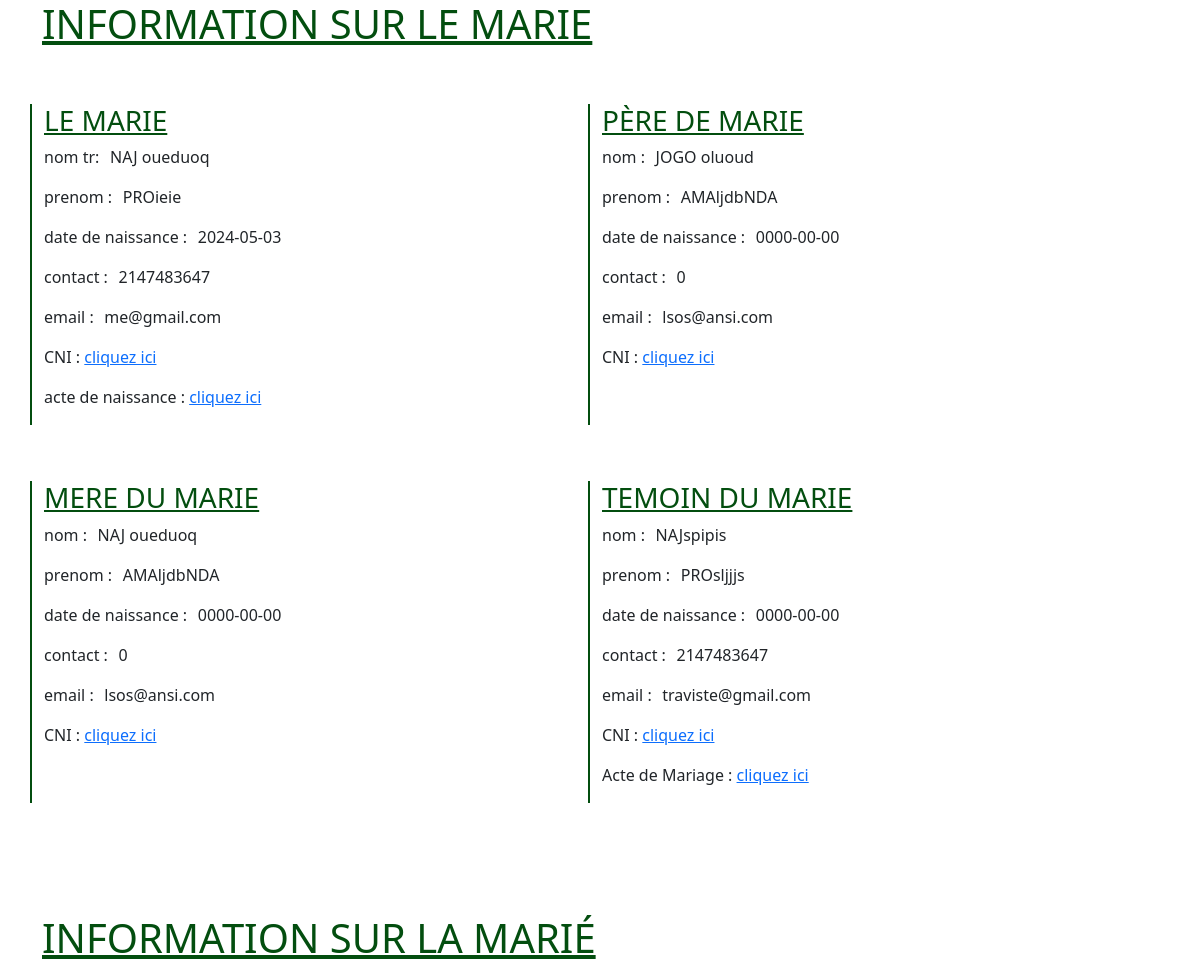
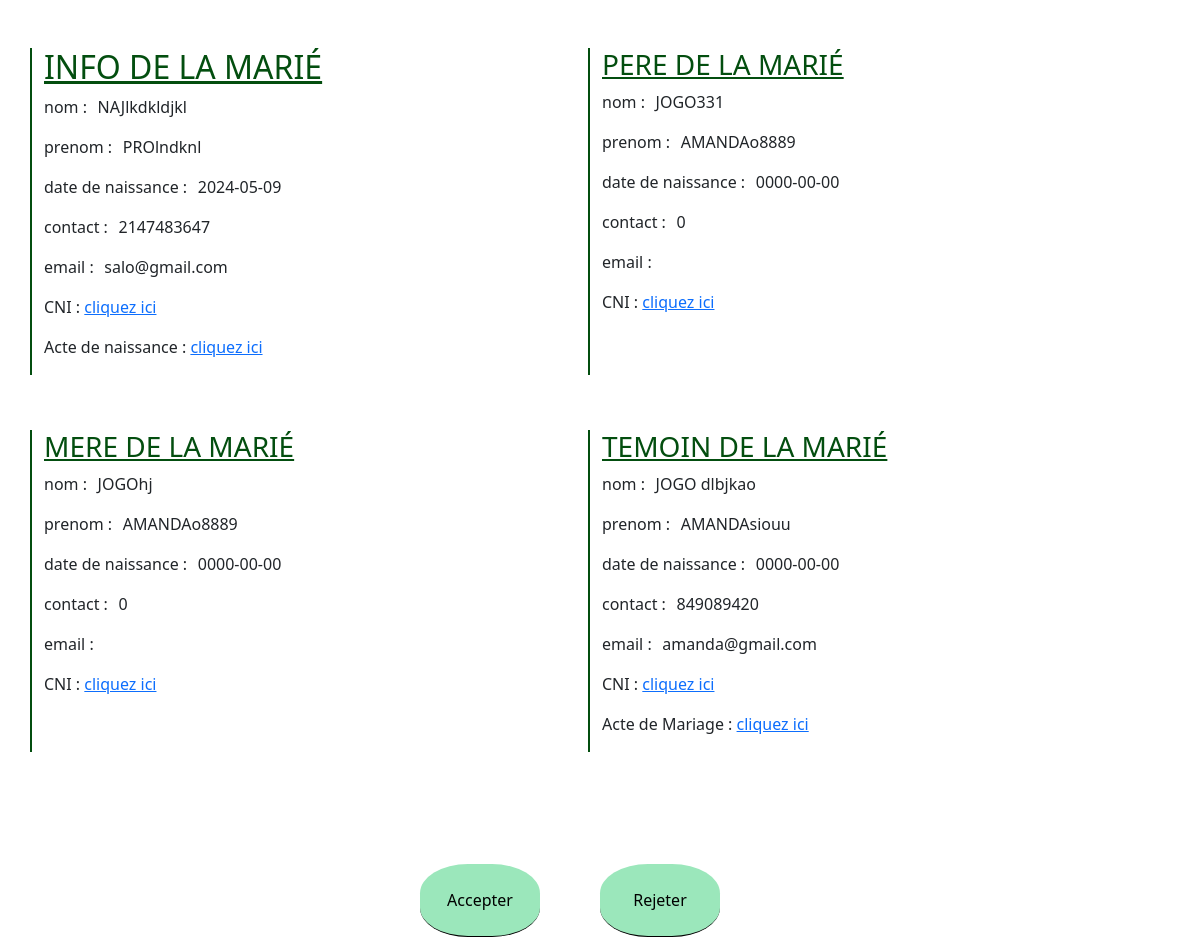
Page /Controleur/infoDuMariage.php?id=1 on the committed database (2 pictures, top to bottom).
### tables this page shows
CREATE TABLE `personne` (
  `identifiant` int(11) NOT NULL,
  `nom` varchar(160) NOT NULL,
  `prenom` varchar(100) NOT NULL,
  `date_naissance` date DEFAULT NULL,
  `contact` int(11) DEFAULT NULL,
  `email` varchar(200) NOT NULL,
  `sexe` varchar(1) NOT NULL,
  `nature` enum('mari','mariee','temoins','parent') NOT NULL
);

### lib/autoload.init.php (called while the page is built, shortened)
<?php
    function autoload($className){
        if(file_exists($file = dirname(__FILE__). '/../Model/'. $className. '.class.php')){
            require $file;
        }
    }

### Model/ManagerMariage.class.php (called while the page is built, shortened)
<?php
class ManagerMariage{
    private PDO $db;
    public function __construct(PDO $db)
    {
        $this->db = $db;
    }
    public function getPersonne($id){
        $requete = "SELECT * FROM personne WHERE identifiant = :id";
        $result = $this->db->prepare($requete);
        $result->bindValue(':id', $id, PDO::PARAM_INT);
        $result->execute();
        $donne = $result->fetch();
        $perso = null;
        if($donne){
            $perso = new Personne($donne);
        }
        return $perso;
    }
    public function getActeMariage($id){
        $requete = "SELECT * FROM acte_mariage WHERE identifiant = :id";
        $result = $this->db->prepare($requete);
        $result->bindValue(':id', $id, PDO::PARAM_INT);
        $result->execute();
        $donne = $result->fetch(PDO::FETCH_ASSOC);
        $acte = null;
        if($donne){
            $acte = new ActeMariage($donne);
        }
        return $acte;
    }
    public function searchDocument($idPersonne){
        $requete = "SELECT * FROM documents_perso WHERE doc_perso = :id";
        $result = $this->db->prepare($requete);
        $result->bindValue(':id', $idPersonne, PDO::PARAM_INT);
        $result->execute();
        return new Documents($result->fetch());
    }
}

### Vue/admin/infoDuMariage.php (the view, shortened to what this page needs)
<!DOCTYPE html>
<html lang="en">
<head>
    <link href="https://cdn.jsdelivr.net/npm/bootstrap@5.3.3/dist/css/bootstrap.min.css" rel="stylesheet">
    <link rel="stylesheet" href="../Public/css/infoDuMariage.css">
</head>
<body>
    <div class="container">
        <h1>INFORMATION SUR LE MARIE</h1>
        <div class="row row-cols-sm-1 row-cols-md-2 row-cols-lg-2 row-cols-xl-2">
            <div class="cols">
                <h3>LE MARIE</h3>
                <div class="a">
                    <p>nom tr: </p>
                    <p><?php echo $conjoin->nom ; ?></p>
                </div>
                <div class="a">
                    <p>prenom :</p>
                    <p><?php echo $conjoin->prenom ; ?></p>
                </div>
                <div class="a">
                    <p>date de naissance :</p>
                    <p><?php echo $conjoin->date_naissance ; ?></p>
                </div>
                <div class="a">
                    <p>contact :</p>
                    <p><?php echo $conjoin->contact ; ?></p>
                </div>
                <div class="a">
                    <p>email :</p>
                    <p><?php echo $conjoin->email ; ?></p>
                </div>
                <div class="a">
                    <p>CNI :
                        <a href="../pdf/<?php echo $docsConjoin->cni ; ?>">cliquez ici</a>
                    </p>
                </div>
                <div class="a">
                    <p>acte de naissance :
                        <a href="../pdf/<?php echo $docsConjoin->acteNaissance ; ?>">cliquez ici</a>
                    </p>
                </div>
            </div>
            <div class="cols">
                <h3>PÈRE DE MARIE</h3>
                <div class="a">
                    <p>nom :</p>
                    <p><?php echo $pere_conjoin->nom ; ?></p>
                </div>
                <div class="a">
                    <p>prenom :</p>
                    <p><?php echo $pere_conjoin->prenom ; ?></p>
                </div>
                <div class="a">
                    <p>date de naissance :</p>
                    <p><?php echo $pere_conjoin->date_naissance ; ?></p>
                </div>
                <div class="a">
                    <p>contact :</p>
                    <p><?php echo $pere_conjoin->contact ; ?></p>
                </div>
                <div class="a">
                    <p>email :</p>
                    <p><?php echo $pere_conjoin->email ; ?></p>
                </div>
                <div class="a">
                    <p>CNI :
                        <a href="../pdf/<?php echo $docsPere_conjoin->cni ; ?>">cliquez ici</a>
                    </p>
                </div>
            </div>
            <div class="cols">
                <h3>MERE DU MARIE</h3>
                <div class="a">
                    <p>nom :</p>
                    <p><?php echo $mere_conjoin->nom ; ?></p>
                </div>
                <div class="a">
                    <p>prenom :</p>
                    <p><?php echo $pere_conjoin->prenom ; ?></p>
                </div>
                <div class="a">
                    <p>date de naissance :</p>
                    <p><?php echo $pere_conjoin->date_naissance ; ?></p>
                </div>
                <div class="a">
                    <p>contact :</p>
                    <p><?php echo $pere_conjoin->contact ; ?></p>
                </div>
                <div class="a">
                    <p>email :</p>
                    <p><?php echo $pere_conjoin->email ; ?></p>
                </div>
                <div class="a">
                    <p>CNI :
                        <a href="../pdf/<?php echo $docsMere_conjoin->cni ; ?>">cliquez ici</a>
                    </p>
                </div>
            </div>
            <div class="cols">
                <h3>TEMOIN DU MARIE</h3>
                <div class="a">
                    <p>nom :</p>
                    <p><?php echo $temoin_conjoin->nom ; ?></p>
                </div>
                <div class="a">
                    <p>prenom :</p>
                    <p><?php echo $temoin_conjoin->prenom ; ?></p>
                </div>
                <div class="a">
                    <p>date de naissance :</p>
                    <p><?php echo $temoin_conjoin->date_naissance ; ?></p>
                </div>
                <div class="a">
                    <p>contact :</p>
                    <p><?php echo $temoin_conjoin->contact ; ?></p>
                </div>
                <div class="a">
                    <p>email :</p>
                    <p><?php echo $temoin_conjoin->email ; ?></p>
                </div>
                <div class="a">
                    <p>CNI :
                        <a href="../pdf/<?php echo $docsTemoin_conjoin->cni ; ?>">cliquez ici</a>
                    </p>
                </div>
                <div class="a">
                    <p>Acte de Mariage :
                        <a href="../pdf/<?php echo $docsTemoin_conjoin->acteMariage ; ?>">cliquez ici</a>
                    </p>
                </div>
            </div>
        </div>
        <h1>INFORMATION SUR LA MARIÉ</h1>
        <div class="row row-cols-sm-1 row-cols-md-2 row-cols-lg-2 row-cols-xl-2">
            <div class="cols">
            <h2>INFO DE LA MARIÉ</h2>
            <div class="a">
                    <p>nom : </p>
                    <p><?php echo $conjointe->nom ; ?></p>
                </div>
                <div class="a">
                    <p>prenom :</p>
                    <p><?php echo $conjointe->prenom ; ?></p>
                </div>
                <div class="a">
                    <p>date de naissance :</p>
                    <p><?php echo $conjointe->date_naissance ; ?></p>
                </div>
                <div class="a">
                    <p>contact :</p>
                    <p><?php echo $conjointe->contact ; ?></p>
                </div>
                <div class="a">
                    <p>email :</p>
                    <p><?php echo $conjointe->email ; ?></p>
                </div>
                <div class="a">
                    <p>CNI :
                        <a href="../pdf/<?php echo $docsConjointe->cni ; ?>">cliquez ici</a>
                    </p>
                </div>
                <div class="a">
                    <p>Acte de naissance :
                        <a href="../pdf/<?php echo $docsConjointe->acteNaissance ; ?>">cliquez ici</a>
                    </p>
                </div>
            </div>
            <div class="cols">
            <h3>PERE DE LA MARIÉ</h3>
            <div class="a">
                    <p>nom :</p>
                    <p><?php echo $pere_conjointe->nom ; ?></p>
                </div>
                <div class="a">
                    <p>prenom :</p>
                    <p><?php echo $pere_conjointe->prenom ; ?></p>
                </div>
                <div class="a">
                    <p>date de naissance :</p>
                    <p><?php echo $pere_conjointe->date_naissance ; ?></p>
                </div>
                <div class="a">
                    <p>contact :</p>
                    <p><?php echo $pere_conjointe->contact ; ?></p>
                </div>
                <div class="a">
                    <p>email :</p>
                </div>
                <div class="a">
                    <p>CNI :
                        <a href="../pdf/<?php echo $docsPere_conjointe->cni ; ?>">cliquez ici</a>
                    </p>
                </div>
            </div>
            <div class="cols">
                <h3>MERE DE LA MARIÉ</h3>
                <div class="a">
                    <p>nom :</p>
                    <p><?php echo $mere_conjointe->nom ; ?></p>
                </div>
                <div class="a">
                    <p>prenom :</p>
                    <p><?php echo $pere_conjointe->prenom ; ?></p>
                </div>
                <div class="a">
                    <p>date de naissance :</p>
                    <p><?php echo $pere_conjointe->date_naissance ; ?></p>
                </div>
                <div class="a">
                    <p>contact :</p>
                    <p><?php echo $pere_conjointe->contact ; ?></p>
                </div>
                <div class="a">
                    <p>email :</p>
                </div>
                <div class="a">
                    <p>CNI :
                        <a href="../pdf/<?php echo $docsMere_conjoin->cni ; ?>">cliquez ici</a>
                    </p>
                </div>
            </div>
            <div class="cols">
                <h3>TEMOIN DE LA MARIÉ</h3>
                <div class="a">
                    <p>nom :</p>
                    <p><?php echo $temoin_conjointe->nom ; ?></p>
                </div>
                <div class="a">
                    <p>prenom :</p>
                    <p><?php echo $temoin_conjointe->prenom ; ?></p>
                </div>
                <div class="a">
                    <p>date de naissance :</p>
                    <p><?php echo $temoin_conjointe->date_naissance ; ?></p>
                </div>
                <div class="a">
                    <p>contact :</p>
                    <p><?php echo $temoin_conjointe->contact ; ?></p>
                </div>
                <div class="a">
                    <p>email :</p>
                    <p><?php echo $temoin_conjointe->email ; ?></p>
                </div>
                <div class="a">
                    <p>CNI :
                        <a href="../pdf/<?php echo $docsTemoin_conjoin->cni ; ?>">cliquez ici</a>
                    </p>
                </div>
                <div class="a">
                    <p>Acte de Mariage :
                        <a href="../pdf/<?php echo $docsTemoin_conjoin->acteMariage ; ?>">cliquez ici</a>
                    </p>
                </div>
            </div>
        </div>
    </div>
    <form action="RefusDeLaDemande.php" method="post">
        <input type="submit" value="Accepter" name="accepter">
        <input type="submit" value="Rejeter" name="rejeter">
    </form>
</body>
</html>

### Public/css/infoDuMariage.css (style rules this page uses)
body { width: 100%; height: auto; display: flex; flex-direction: column; }
.a { display: flex; }
h1 { margin-bottom: 5%; }
h2 , h1, h3 { color: rgb(3, 78, 15); text-decoration: underline; }
.row { width: 100%; margin-bottom: 5%; }
.cols { margin-bottom: 5%; border-left: 2px solid rgb(3, 78, 15); }
form { width: 100%; display: flex; justify-content: center; }
input { border: none; border-bottom: 1px solid black; outline: none; background-color: rgb(155, 231, 187); width: 10%; margin-right: 5%; padding: 2%; border-radius: 40%; }
p { margin-right: 2%; }

### rows in the picture
personne: nom "NAJ oueduoq", prenom "PROieie", date_naissance "2024-05-03", contact "2147483647", email "me@gmail.com"
personne: nom "JOGO oluoud", prenom "AMAljdbNDA", date_naissance "0000-00-00", contact "0", email "lsos@ansi.com"
personne: nom "NAJspipis", prenom "PROsljjjs", date_naissance "0000-00-00", contact "2147483647", email "traviste@gmail.com"
personne: nom "NAJlkdkldjkl", prenom "PROlndknl", date_naissance "2024-05-09", contact "2147483647", email "salo@gmail.com"
personne: nom "JOGO331", prenom "AMANDAo8889", date_naissance "0000-00-00", contact "0"
personne: nom "JOGOhj"
personne: nom "JOGO dlbjkao", prenom "AMANDAsiouu", date_naissance "0000-00-00", contact "849089420", email "amanda@gmail.com"
